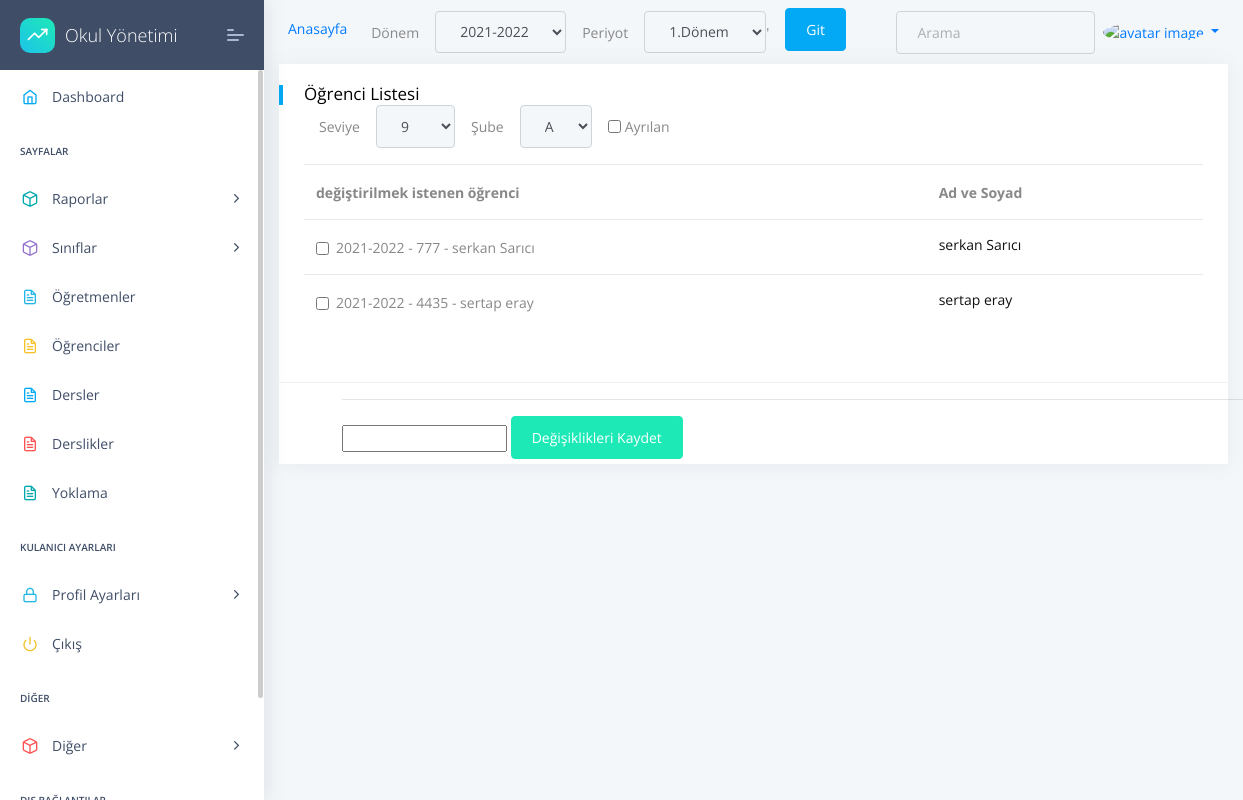
The app's page /classes/StudentListUpdateView/1, older data.
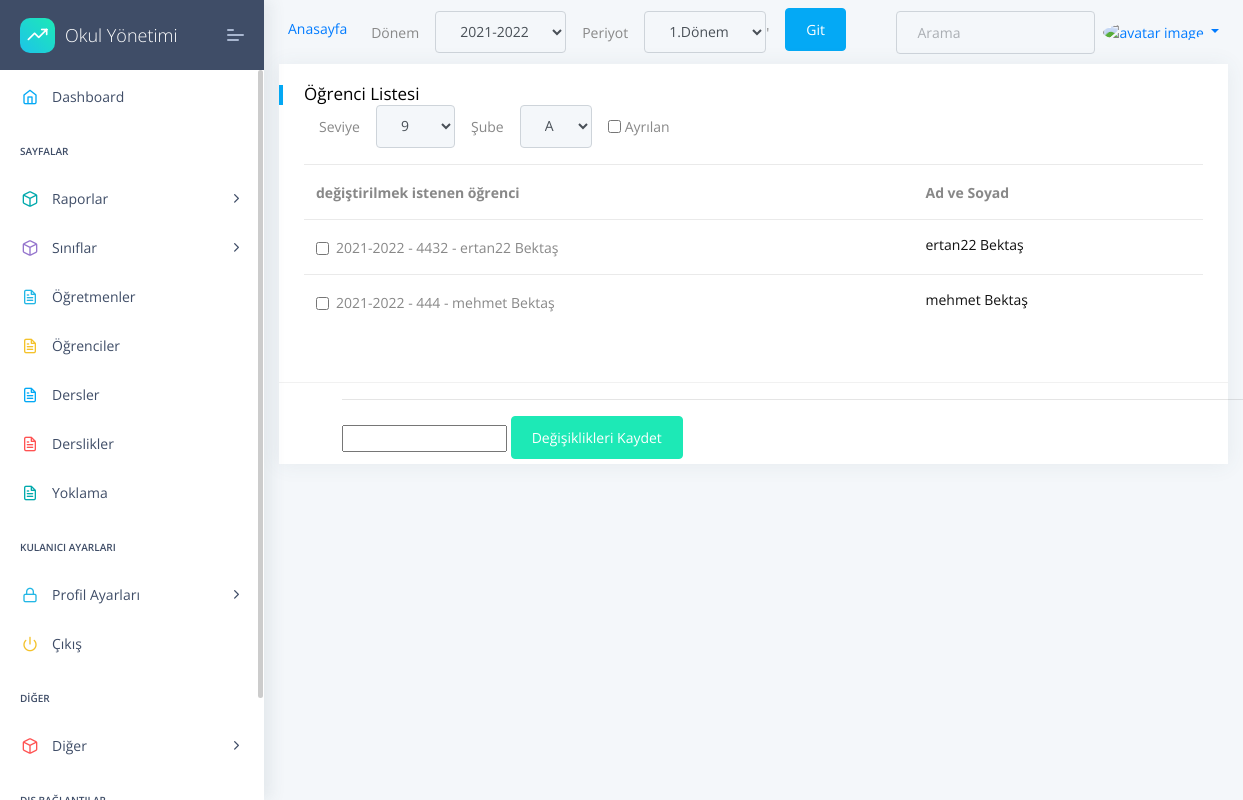
The same page, newer data.
### apps/student/models.py (models this page shows, shortened)
class Student(models.Model):
    firstName= models.CharField(max_length=20,default="",unique=False,null=True,blank=True,)
    lastName=models.CharField(max_length=20,unique=False,null=True,blank=True,)
    TC = models.CharField(max_length=11,unique=False,null=True,blank=True,validators=[validateEven])
    phone = models.CharField(validators=[validatePhone], max_length=17,default="0",unique=False,null=True,blank=True,)
    address=models.TextField(unique=False,null=True,blank=True,)
    status=models.BooleanField(unique=False,null=True,blank=True,)
    middleSchool=models.ForeignKey(MiddleSchool,on_delete=models.CASCADE)
    number=models.IntegerField(unique=False,null=True,blank=True,)
    session=models.ForeignKey(Session,on_delete=models.CASCADE)
    image=models.ImageField(upload_to="images/ogrenciler/",unique=False,null=True,blank=True,default='images/person.png')
    health=models.TextField(unique=False,null=True,blank=True,)
    HESCode=models.CharField(max_length=12,unique=False,null=True,blank=True,validators=[validateHesCode])
    birtdate=DateField(("Doğum Tarihiniz"), auto_now=False, auto_now_add=False,unique=False,null=True,blank=True,)
    email=models.EmailField()
    genders=(('Kız','Kız'),
              ('Erkek','Erkek'),
              ('Diger','Diğer'),
    )
    gender=CharField(max_length=10 ,choices=genders,unique=False,blank=True,null=True)
    class Meta:
        ordering = ('firstName',)
    def __str__(self):
        return self.session.session + " - " + str(self.number) +" - " + self.firstName +' '+self.lastName

### apps/home/models.py (models this page shows)
class Session(models.Model):
    session=models.CharField(max_length=10,default="2021-2022",unique=True)
    active=models.BooleanField(default=False)
    def __str__(self):
      return self.session

### apps/classes/views.py (the view, shortened to what this page needs)
# urls.py: path('StudentListUpdateView/<int:pk>', views.StudentListUpdateView, name='StudentListUpdateView'),
def StudentListUpdateView(request,pk):
    classNames = ClassNames.objects.all()
    classLevels = ClassLevels.objects.all()
    studentList=StudentList.objects.all()
    listo = StudentList.objects.get(id=pk)
    student=Student.objects.all()
    ogrenci5=0
    r=Classes.objects.all()
    i=0
    context = {
        'studentList':listo,
        'sessions':sessions,
        'periods':periods,
        'classNames':classNames,
        'classLevels':classLevels,
        'media_url':settings.MEDIA_URL
    }
    return render(request, "student/studentListUpdate.html", context)

### apps/classes/models.py (called while the page is built)
    def __str__(self):
        return self.level

    def __str__(self):
        return self.name

### apps/home/models.py (called while the page is built)
    def __str__(self):
      return self.period

### apps/templates/student/studentListUpdate.html (shortened to what this page needs)
{% extends "layouts/base.html" %}
{% block content %}
<div class="col-xl-12 col-md-6">
  <form  action="" method="GET">
    <div class="card ">
        <div class="card-header">
            <h5>Öğrenci Listesi</h5>
            <div class="form-inline">
              <div class="form-group col-xl-12 col-md-6">
                <label class="mr-3" for="classLevel">Seviye</label>
                <select id="classLevel" class="form-control mr-3" name="classLevel">
                  {% for classLevel in classLevels %}
                  <option value="{{ classLevel }}" {% if classLevel.selected %} selected {% endif %} >{{ classLevel }}</option>
                  {% endfor %}
                </select>
                <label class=""  for="className">Şube</label>
                <select id="className " class="form-control mx-3" name="className">
                  {% for className in classNames %}
                  <option value="{{ className }}">{{ className }}</option>
                  {% endfor %}
                </select>
                <div class="form-group">
                  <div class="form-check mr-3">
                    <input
                      class="form-check-input"
                      type="checkbox"
                      id="reviewed"
                      name="reviewed"
                    />
                    <label class="form-check-label" for="reviewed"> Ayrılan </label>
                  </div>
                </div>
            </div>
        </div>
        <div class="card-block px-0 py-3">
            <div class="table-responsive">
                <table class="table table-hover">
                    <thead>
                        <tr>
                        <th scope="col">değiştirilmek istenen öğrenci</th>
                          <th scope="col">Ad ve Soyad</th>
                        </tr>
                      </thead>
                      <tbody>
                        {% for student in studentList.students.all %}
                        <td>
                          <div class="form-check">
                            <input class="form-check-input" type="checkbox"  value="{{student.id}}" class=" chkcvalues " name="student_check"{% if student.student_check %} checked {% endif %} id="flexCheckDefault">{{ student}}
                        </div>
                      </td>
                            <td title="Ad Soyad">
                                <h6 class="mb-1">{{student.firstName}} {{student.lastName}}</h6>
                            </td>
                       {% endfor %}
                    </tbody>
                </table>
            </div>
        </div>
    </div>
    <div class="col-md-12 mx-5">
        <hr>
        <input id="txtvalues" type="text" name="studentr" />
        <button id="but1" type="submit" class="btn btn-success" onclick="return alert('kayıt gerçekleşti')">Değişiklikleri Kaydet</button>
    </div>
    </form>
</div>
{% endblock content %}

Row changes from the older to the newer data that the page shows:
no longer on this page (row edited): Student: session+number+firstName "2021-2022 - 777 - serkan Sarıcı", firstName "serkan", lastName "Sarıcı"
no longer on this page (row unchanged): Student: session+number+firstName "2021-2022 - 4435 - sertap eray", firstName "sertap", lastName "eray"
now on this page (row unchanged): Student: session+number+firstName "2021-2022 - 4432 - ertan22 Bektaş", firstName "ertan22", lastName "Bektaş"
now on this page (row unchanged): Student: session+number+firstName "2021-2022 - 444 - mehmet Bektaş", firstName "mehmet", lastName "Bektaş"
